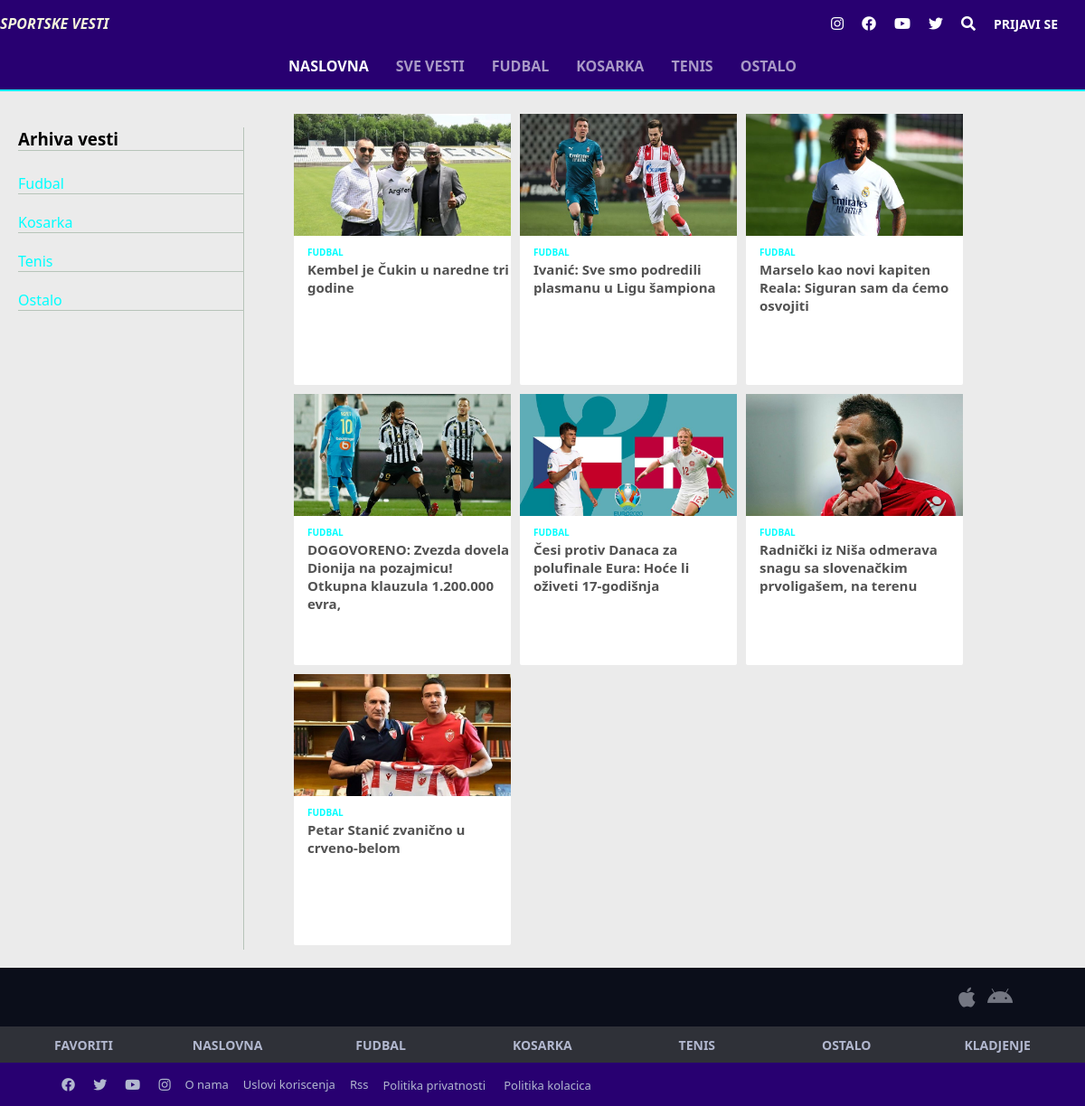
The app's page /svevesti.php?kategorija=1 with its own data.
### tables this page shows
CREATE TABLE `kategorija` (
  `kategorija_id` int(11) NOT NULL,
  `kategorija_naziv` varchar(45) NOT NULL
);

### klase/funkcije.php (called while the page is built, shortened)
<?php
function login()
{
        if(isset($_SESSION['id']) and isset($_SESSION['ime']) and isset($_SESSION['status']))
    {
        return true;
    }
    else return false;
}
?>

### klase/classBaza.php (called while the page is built, shortened)
<?php
class Baza{
    protected $lokacija;
    protected $korime;
    protected $lozinka;
    protected $baza;
    protected $db;
    public function __construct(){
        $this->lokacija="localhost";
        $this->korime="root";
        $this->lozinka="";
        $this->baza="baza";
    }
    public function connect(){
        $this->db=@mysqli_connect($this->lokacija, $this->korime, $this->lozinka, $this->baza);
        return $this->db;
    }
    public function query($upit){
        return mysqli_query($this->db, $upit);
    }
    public function fetch_object($rez){
        return mysqli_fetch_object($rez);
    }
}
?>

### svevesti.php (the view, shortened to what this page needs)
<!DOCTYPE html>
<html lang="en">
<head>
    <link rel="stylesheet" href="css/style.css">
    <link rel="stylesheet" href="fontawesome/css/all.min.css">
</head>
<body>
<div id="wrapper">
<div id='pozadina-svevesti'>
    <?php
        require_once("_require.php/_header.php");
    ?>
<div class='sve-vesti'>
         <div class='arhiva-left'>
             <h3 id='najvesti'>Arhiva vesti</h3>
         <?php
        $upit="SELECT * FROM kategorija";
        $rez=$db->query($upit);
        while($red=$db->fetch_object($rez))
        echo "<div class='arhiva'><a class='navitems' href='svevesti.php?kategorija={$red->kategorija_id}'>{$red->kategorija_naziv}</a></div>";
    ?>
         </div>
    <div id='sve-vesti'>
    <?php
    $upit="SELECT * FROM vwvest WHERE vest_obrisan=0 ORDER BY vest_id DESC";
              if(isset($_GET['kategorija']))$upit="SELECT * FROM vwvest WHERE vest_obrisan=0 AND vest_kategorija_id='".$_GET['kategorija']."' ORDER BY vest_id DESC";
              $rez=$db->query($upit);
              $slika="";
              while($red=$db->fetch_object($rez))
              {
                  echo "<div class='posebnevesti'>";
                  if(file_exists("uploads/{$red->vest_id}.jpg"))
                  $slika="uploads/{$red->vest_id}.jpg";
                  echo "<a href='vest.php?id=".$red->vest_id."'><img src='$slika' width='240px' height='135px'></a>";
                  echo "<a class='kategorija-posebnevesti' href='svevesti.php?kategorija=".$red->vest_kategorija_id."'>".$red->kategorija_naziv."</a><br>";
                      $tmp=explode(" ", $red->vest_naslov);
                      $novi=array_slice($tmp, 0, 10);
                      $a=implode(" ", $novi)."<br>";
                      echo "<a class='naslov-posebnevesti' href='vest.php?id=".$red->vest_id."'>".$a."</a>" ;
                  echo "</div>";
              }
          ?>
    </div>
    </div>
</div>
</div>
<?php
require_once("_require.php/_footer.php");
?>
</body>
</html>

### _require.php/_header.php (shortened to what this page needs)
<!DOCTYPE html>
<html lang="en">
<head>
    <link rel="stylesheet" href="css/style.css">
</head>
<body>
</body>
</html>
<?php
require_once("klase/classBaza.php");
require_once("klase/funkcije.php");
$db=new Baza();
?>
<header>
<div id="headertop">
    <div class="logo">
       <p><i class='logotitle'><b>SPORTSKE VESTI</b> </i> </p>
    </div>
    <div id="icons">
        <a target="_blank" href=""><i class="fab fa-instagram"></i></a>
        <a target="_blank" href=""><i class="fab fa-facebook"></i></a>
        <a target="_blank" href=""><i class="fab fa-youtube"></i></a>
        <a target="_blank" href=""><i class="fab fa-twitter"></i></a>
        <a href='pretraga.php'><i class="fas fa-search"></i></a>
    <?php
    if(login())
    {
            echo "<a class='prijava-button' >{$_SESSION['ime']} {$_SESSION['prezime']} ({$_SESSION['status']}) </a>";
    }
    else echo "<a class='prijava-button' href='korisnik/login.php'>PRIJAVI SE</a>";
    ?>
    </div>
</div>
<div class="headerbottom">
<nav>
<ul class="navbar">
    <li><a class="naslovna" href="index.php">NASLOVNA</a></li>
    <li><a class='navitems' href="svevesti.php">Sve vesti</a></li>
    <?php
        $upit="SELECT * FROM kategorija";
        $rez=$db->query($upit);
        while($red=$db->fetch_object($rez))
        echo "<li><a class='navitems' href='index.php?kategorija={$red->kategorija_id}'>{$red->kategorija_naziv}</a></li>";
    ?>
</ul>
</nav>
</div>
</header>

### _require.php/_footer.php (shortened to what this page needs)
<footer>
<div class="footertop">
<div class="content">
<div class="appfooter">
<div class="iconsfooter">
<a href=""><i class="fab fa-apple"></i></a>
<a href=""><i class="fab fa-android"></i></a>
</div>
</div>
</div>
</div>
<div class="footermain">
<div class="content">
<div class="favoriti">
    <a href="#">FAVORITI</a>
</div>
<div class="naslovnafooter">
    <a href="index.php">NASLOVNA</a>
</div>
<?php
$upit="SELECT * FROM kategorija";
        $rez=$db->query($upit);
        while($red=$db->fetch_object($rez))
        echo "<ul class='navbar'><li><a href='svevesti.php?kategorija={$red->kategorija_id}'>{$red->kategorija_naziv}</a></li></ul>";
?>
<div class="kladjenjefooter">
    <a href="#">KLADJENJE</a>
</div>
</div>
</div>
<div class="footerbottom">
<div class="content">
<div class="footerbotttomleft">
    <div class="iconsfooterleft">
    <a href=""><i class="fab fa-facebook"></i></a>
    <a href=""><i class="fab fa-twitter"></i></a>
    <a href=""><i class="fab fa-youtube"></i></a>
    <a href=""><i class="fab fa-instagram"></i></a>
</div>
<div class="footerbottomlefttext">
<a href="#">O nama</a>
<a href="#">Uslovi koriscenja</a>
<a href="#">Rss</p>
<p href="#">Politika privatnosti</a>
<a href="#">Politika kolacica</a>
</div>
</div>
</div>
</div>
</footer>

### css/style.css (style rules this page uses)
* { margin: 0; padding: 0; box-sizing: border-box; font-family:'Segoe UI', Tahoma, Geneva, Verdana, sans-serif }
body { margin: 0; background-color: #ebebeb; }
a { text-decoration: none; }
.logotitle { color: beige; }
header { background-color: #280071; padding: 5px 0 15px; border-bottom: 2px solid aqua; }
#headertop { display: flex; justify-content: space-between; align-items: center; margin-bottom: 15px; }
.prijava-button { font-weight: 700; font-size: 14px; }
.navbar { display: flex; list-style: none; justify-content: center; }
.navbar a { padding: 15px; text-decoration: none; font-weight: 600; font-size: 16px; text-transform: uppercase; }
.navitems { color: rgba(255, 255, 255, 0.6); list-style: none; }
.naslovna { font-weight: 600; color: #fff; }
#icons { display: flex; align-items: center; margin-right: 20px; }
#icons a { padding: 10px; color: #fff; }
.content { width: 90%; display: flex; justify-content: space-between; margin: 0 auto; align-items: center; }
footer { margin-top: 20px; position: relative; z-index: 2; }
.footertop { align-items: center; background-color: #0b0e1a; padding: 15px 0; color: #747782; font-size: 12px; font-weight: 500; }
.appfooter { display: flex; align-items: center; padding: 0 15px; }
.iconsfooter i { padding: 5px; color: #747782; font-size: 25px; }
.footermain { background-color: #2f3138; padding-top: 20px; color: #b2b8cf; font-weight: 600; font-size: 15px; padding: 10px 0; }
.footermain a { color: #b2b8cf; font-size: 14px; font-weight: 700; }
.footerbottom { display: flex; background-color: #280071; padding: 7px 0; align-items: center; }
.footerbotttomleft { display: flex; align-items: center; }
.footerbotttomleft a i { margin: 8px; font-size: 15px; color: #b2b8cf; }
.footerbottomlefttext a { margin: 8px; color: #b2b8cf; font-size: 13px; }
.footerbottomlefttext { display: flex; align-items: center; }
.login-form p, a { color: #fff; }
.login--form p, a { color: #fff; }
#sve-vesti { display: flex; width: 800px; margin-top: 20px; flex-wrap: wrap; margin-left: 50px; }
.posebnevesti { margin: 5px; color: grey; flex-basis: 240px; background-color: #fff; height: 300px; border-radius: 2px; position: relative; }
.kategorija-posebnevesti { color: aqua; font-size: 10px; text-transform: uppercase; font-weight: bold; margin-left: 15px; }
.naslov-posebnevesti { display: block; color: #525252; font-size: 15px; font-weight: bold; padding-left: 15px; }
#najvesti { text-align: left; margin-bottom: 5px; border-bottom: 1px solid #b7c4b9; }
.pretraga-form p, a { color: #fff; }
.arhiva { display: flex; flex-direction: column; }
.arhiva a { display: block; color: aqua; border-bottom: 1px solid #b7c4b9; text-align: left; margin-top: 20px; width: 100%; }
.arhiva-left { width: 250px; margin-left: 20px; margin-top: 40px; border-right: 1px solid #b7c4b9; }
.sve-vesti { display: flex; }

### records on screen
kategorija: kategorija_naziv "FUDBAL", kategorija_naziv "Fudbal"
kategorija: kategorija_naziv "KOSARKA", kategorija_naziv "Kosarka"
kategorija: kategorija_naziv "TENIS", kategorija_naziv "Tenis"
kategorija: kategorija_naziv "OSTALO", kategorija_naziv "Ostalo"

### other values on screen
$red->kategorija_naziv "FUDBAL"
implode(" ", $novi) "Kembel je Čukin u naredne tri godine"
implode(" ", $novi) "Ivanić: Sve smo podredili plasmanu u Ligu šampiona"
implode(" ", $novi) "Marselo kao novi kapiten Reala: Siguran sam da ćemo osvojiti"
implode(" ", $novi) "DOGOVORENO: Zvezda dovela Dionija na pozajmicu! Otkupna klauzula 1.200.000 evra,"
implode(" ", $novi) "Česi protiv Danaca za polufinale Eura: Hoće li oživeti 17-godišnja"
implode(" ", $novi) "Radnički iz Niša odmerava snagu sa slovenačkim prvoligašem, na terenu"
implode(" ", $novi) "Petar Stanić zvanično u crveno-belom"
